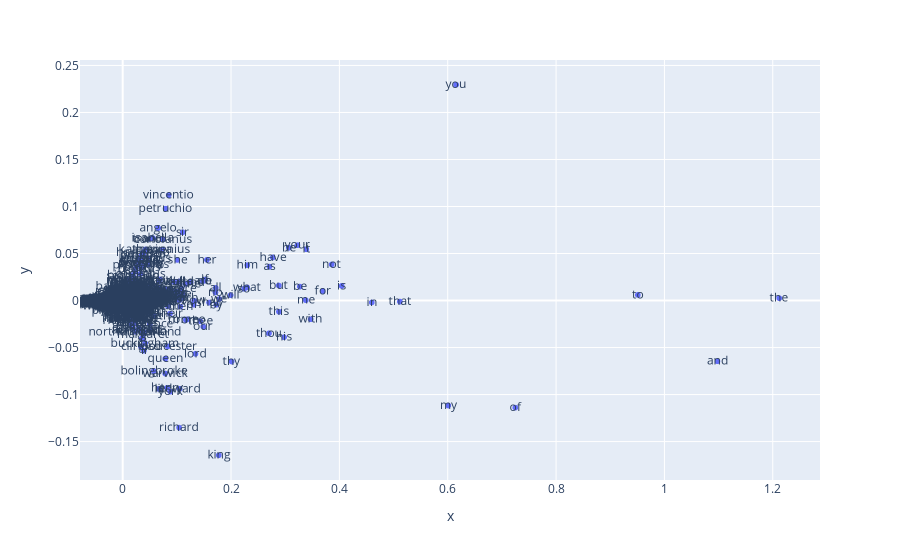

Notebook code cell kept with this figure:
### Code cell
# use plotly to visualize the embeddings
import plotly.express as px
import pandas as pd

# Create a DataFrame for plotting
df_plot = pd.DataFrame({
    'x': emb_2d[:, 0],
    'y': emb_2d[:, 1],
    'word': words
})

# Create scatter plot with text labels for all points
fig = px.scatter(
    df_plot,
    x='x',
    y='y',
    text='word',  # Show text labels for all points
    # hover_data=['word'],
    # color=np.sqrt(df_plot['x']**2 + df_plot['y']**2), # Use distance from origin for color
    # color_continuous_scale='plasma'  # Use plasma colorscale
)

# # Update traces to set text position and opacity
# fig.update_traces(
#     marker=dict(size=8, opacity=0.8),  # Increased opacity for dots
#     textposition='top center',
#     textfont=dict(size=10, color='black'),  # Increased text size and color,
#     hovertemplate='x: %{x:.2f}<br>y: %{y:.2f}<br>word: %{text}<extra></extra>' # Show x, y and word
# )

# fig.update_layout(
#     coloraxis_showscale=False,
#     width=800,
#     height=600, 
#     showlegend=False,
#     xaxis_title=None,
#     yaxis_title=None,
#     margin=dict(l=30, r=30, t=30, b=30),
#     paper_bgcolor='white',
#     )

# # Update text opacity through layout annotations
# for trace in fig.data:
#     if trace.text is not None:  # Only update traces with text
#         trace.textfont.color = 'rgba(0,0,0,0.2)'  # Black with 0.3 opacity

fig.show()

import plotly.io as pio 
pio.write_html(
    fig,
    file='tfidf-emb.html',
    auto_open=True,
    include_plotlyjs=True,
    full_html=True
)

# Save the plotly figure as HTML with interactive features enabled
# fig.write_html("tfidf-emb.html",
#                include_plotlyjs='cdn',
#                include_mathjax=False,
#                full_html=True,
#                auto_play=False,      
#                config={'scrollZoom': True,
#                       'displayModeBar': True,
#                       'responsive':True}
#                 )

### Figure 1 — Plotly figure (JSON) as saved in the notebook; plotly's stock layout.template omitted (floating-point values rounded to 4 significant figures; data arrays with more than 128 entries replaced by an {"elided": "..."} marker saying what was removed)
{"data": [{"hovertemplate": "x=%{x}<br>y=%{y}<br>word=%{text}<extra></extra>", "legendgroup": "", "marker": {"color": "#636efa", "symbol": "circle"}, "mode": "markers+text", "name": "", "showlegend": false, "text": {"elided": "11446 str values"}, "type": "scattergl", "x": {"elided": "11446 float values"}, "xaxis": "x", "y": {"elided": "11446 float values"}, "yaxis": "y"}], "layout": {"legend": {"tracegroupgap": 0}, "margin": {"t": 60}, "xaxis": {"anchor": "y", "domain": [0, 1], "title": {"text": "x"}}, "yaxis": {"anchor": "x", "domain": [0, 1], "title": {"text": "y"}}}}
